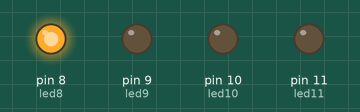
Bench run of a sketch on a simulated Arduino Uno, built with avr-gcc and run on an emulated ATmega328P. On the bench: output pins drawn as LEDs (lit = HIGH).

Above: at 0.12 s.
At 0.62 s:
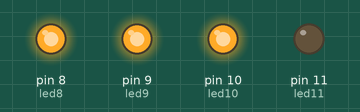
At 0.87 s:
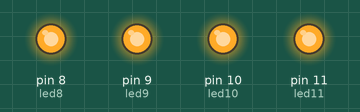
At 1.62 s:
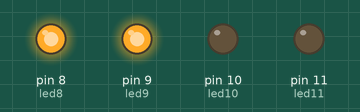
At 2.37 s:
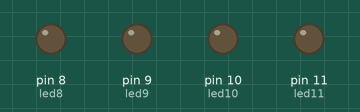
Timing chart, 0 to 3.0 s (numbered marks = the images above):
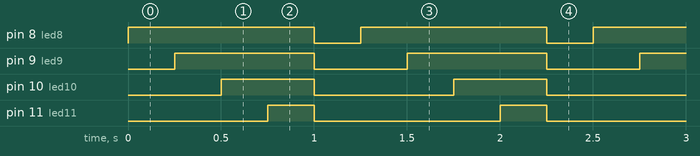

Measured:
- by itself, pin 8 (led8): alternates HIGH for 1.0 s and LOW for 0.25 s
- by itself, pin 9 (led9): alternates HIGH for 0.75 s and LOW for 0.50 s
- by itself, pin 10 (led10): alternates HIGH for 0.50 s and LOW for 0.75 s
- by itself, pin 11 (led11): alternates HIGH for 0.25 s and LOW for 1.0 s

The sketch:

example1.ino
```cpp
int led8 = 8; //gan chan so  thanh bien ...;
int led9 = 9;
int led10 = 10;
int led11 = 11;
void setup() {
  pinMode(led8,OUTPUT); // arduino xuat tin dieu khien ...
  pinMode(led9,OUTPUT);
  pinMode(led10,OUTPUT);
  pinMode(led11,OUTPUT);
}

void loop() {
  digitalWrite(led8,HIGH); //  fan stop
  delay(250);  // delay 5s;

  digitalWrite(led9,HIGH); //  fan stop
  delay(250);  // delay 5s;

  digitalWrite(led10,HIGH); //  fan stop
  delay(250);  // delay 5s;

  digitalWrite(led11,HIGH); //  fan stop
  delay(250);  // delay 5s;

  digitalWrite(led8,LOW);
  digitalWrite(led9,LOW);
  digitalWrite(led10,LOW);
  digitalWrite(led11,LOW); // fan run

  delay(250);

}
```
